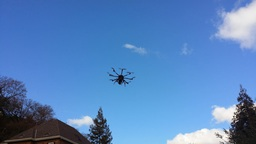
#> input picture test.jpg, 256 x 144 px, given in place of the camera
$ python lucas-kanade.py
#> lines starting #> are read from the running program, lines starting #| are printed output that depends on the picture; after the words box and inside, x2 and y2 are one past the last pixel; in counts of white or black regions, pixels touching at a corner belong together
# effectively detect motion between frames using lucas-kanade.

import cv2
import numpy as np
# import tensorflow as tf
import time
# import canton as ct
# from canton import *

class track:
    def __init__(self,x,y):
        self.x = x
        self.y = y
        self.age = 0

    def update(self,x,y):
        self.x = x
        self.y = y
        self.age+=1

class app:
    def __init__(self):
        self.cap = cv2.VideoCapture(0)

        self.lastelapsed = .1
        self.lastframe = None

        # params for ShiTomasi corner detection
        self.feature_params = dict(
            qualityLevel = 0.05,
            minDistance = 7,
            blockSize = 7 )

        # Parameters for lucas kanade optical flow
        self.lk_params = dict(
            winSize  = (15,15),
            maxLevel = 8,
            criteria = (cv2.TERM_CRITERIA_EPS | cv2.TERM_CRITERIA_COUNT, 10, 0.03))

        self.tracks = []
        self.oldfg = None
        print('initialized.')

    def loop(self):
        print('starting video loop...')
        cap = self.cap

        while(True):
            ret, thisframe = cap.read()
#> thisframe is the input picture: shape (144, 256, 3); mean B, G, R 189.5, 132.3, 86.8
            starttime = time.time()
            if ret != True:
                print(ret)
                break

            frame = self.process(self.lastframe,thisframe)
#> in process, `fg = cv2.cvtColor(fg, cv2.COLOR_BGR2GRAY)`:
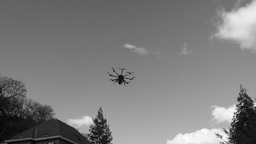
#> fg: shape (144, 256); min 2, max 254, mean 125.2
#> the loop in process, `for i in range(int(np.log2(pyramid_downscaler))):` made 2 passes
#> pass 1, in process, `fg = cv2.pyrDown(fg)`:
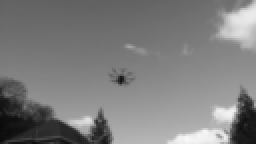
#> fg: shape (72, 128) (shown 2 times larger); min 10, max 250, mean 125
#> pass 2, in process, `fg = cv2.pyrDown(fg)`:
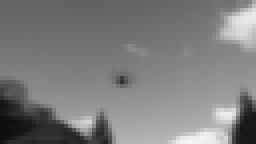
#> fg: shape (36, 64) (shown 4 times larger); min 12, max 244, mean 124.7
            self.lastframe = thisframe

            # timestamping
            elapsed = time.time()-starttime
            elapsed = elapsed*.1 + self.lastelapsed*.9
            cv2.putText(frame, "{:4d} ms".format(int(elapsed*1000)),
        		(10, 20), cv2.FONT_HERSHEY_SIMPLEX, 0.5, (255, 255, 255), 1)
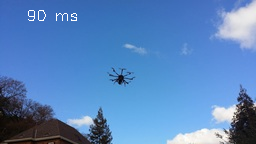
#> frame: shape (144, 256, 3); 0.3% of pixels changed, all inside (x1, y1, x2, y2) = (28, 10, 77, 21)

            self.lastelapsed = elapsed
            cv2.imshow('capture',frame)

            if cv2.waitKey(1)& 0xff == ord('q'):
#> (key q is pressed here)
                break # if q is the pressed key, then exit loop
        cap.release()
        cv2.destroyAllWindows()

    def process(self,lastframe,thisframe):
        oldfg, tracks = self.oldfg, self.tracks

        # graify, downscale
        fg = thisframe

        fg = cv2.cvtColor(fg, cv2.COLOR_BGR2GRAY)
        pyramid_downscaler = 4
        for i in range(int(np.log2(pyramid_downscaler))):
            fg = cv2.pyrDown(fg)

        # process only when lastframe is available
        if self.lastframe is None:
            pass
        else:
            fs = fg.shape
            # kill all tracks that are too close to border
            tracks = list(filter(\
                lambda t:t.x>10 and t.x<fs[1]-10 and t.y>10 and t.y<fs[0]-10,\
                tracks))

            '''masking'''

            # paint a mask of where all the available tracks are
            mask = np.zeros_like(fg,dtype='uint8')
            mask[10:fs[0]-10,10:fs[1]-10] = 255 # black the borders: dont sample near border.
            for t in tracks:
                cv2.circle(mask, (int(t.x), int(t.y)), radius=7,
                    color=0, thickness=-1)

            cv2.imshow('mask',mask)

            '''track resampling'''

            # sample new tracks, if no enough of them
            if len(tracks)<40:
                ps = cv2.goodFeaturesToTrack(
                    fg,
                    mask = mask,
                    maxCorners = 40-len(tracks),
                    **self.feature_params)

                if ps is not None:
                    # for reasons unknown, ps looks like [[[x,y]],[[x,y]]]
                    for p in ps:
                        tracks.append(track(p[0][0],p[0][1]))

            # if there aren't enough tracks to track:
            if len(tracks)<1:
                print('no enough tracks:',len(tracks))
            else:
                '''tracking'''

                # forward and backward LK, to detect faulty tracks
                img0, img1 = oldfg, fg
                p0 = np.array([[t.x,t.y] for t in tracks])
                p1, st, err = cv2.calcOpticalFlowPyrLK(img0, img1, p0, None, **self.lk_params)
                good = (st[:,0] == 1)
                p0r, st, err = cv2.calcOpticalFlowPyrLK(img1, img0, p1, None, **self.lk_params)
                d = np.sum((p0 - p0r)**2, axis=1)

                good = good & (d < 1) & (st[:,0] == 1)

                # update the tracks (and kill the bad ones)
                newtracks = []
                for i in range(len(tracks)):
                    if good[i]==True:
                        t = tracks[i]
                        t.update(p1[i,0],p1[i,1]) # update coordinates
                        newtracks.append(t)
                tracks = newtracks

                '''painting'''

                # pick out the good tracks (for painting)
                # good_new = np.compress(good,p1,axis=0)
                good_old = np.compress(good,p0,axis=0)

                scaler = pyramid_downscaler
                # blue -> old, red -> new
                for p in good_old:
                    cv2.circle(thisframe,
                        (int(p[0]*scaler),int(p[1]*scaler)),
                        radius=5,
                        color=[255,255,120],thickness=1)

                for p in tracks:
                    cv2.circle(thisframe,
                        (int(p.x*scaler),int(p.y*scaler)),
                        radius=5,
                        color=[30,128,255],thickness=1)

                    cv2.putText(thisframe, "{:4d}".format(p.age),
                        (int(p.x*scaler), int(p.y*scaler)),
                        cv2.FONT_HERSHEY_SIMPLEX, 0.5,
                        (200, 255, 200), 1)

        self.oldfg = fg
        self.tracks = tracks
        cv2.imshow('fg',fg)
        return thisframe

inst = app()
inst.loop()

$ run again, on DSC_0896cs_s.jpg
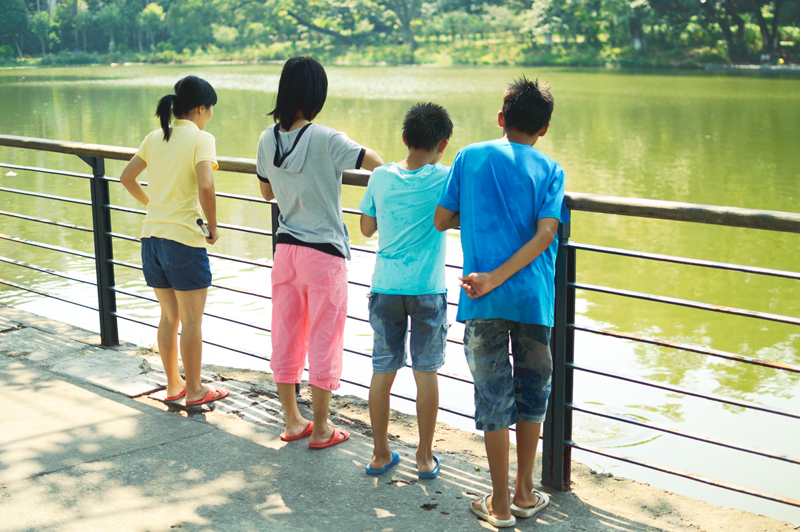
#> input picture DSC_0896cs_s.jpg, 800 x 532 px, given in place of the camera
#> in loop, thisframe is the input picture: shape (532, 800, 3); mean B, G, R 142.5, 170.3, 157.3
#> the loop in process, `for i in range(int(np.log2(pyramid_downscaler))):` made 2 passes
#> pass 1, in process, `fg = cv2.pyrDown(fg)`:
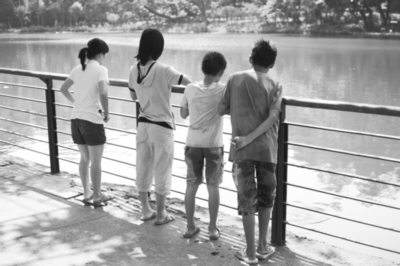
#> fg: shape (266, 400); min 24, max 255, mean 163.2
#> pass 2, in process, `fg = cv2.pyrDown(fg)`:
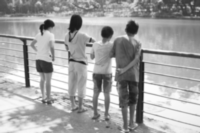
#> fg: shape (133, 200); min 25, max 255, mean 163.1
#> frame: shape (532, 800, 3); 0.03% of pixels changed, all inside (x1, y1, x2, y2) = (28, 10, 77, 21)
